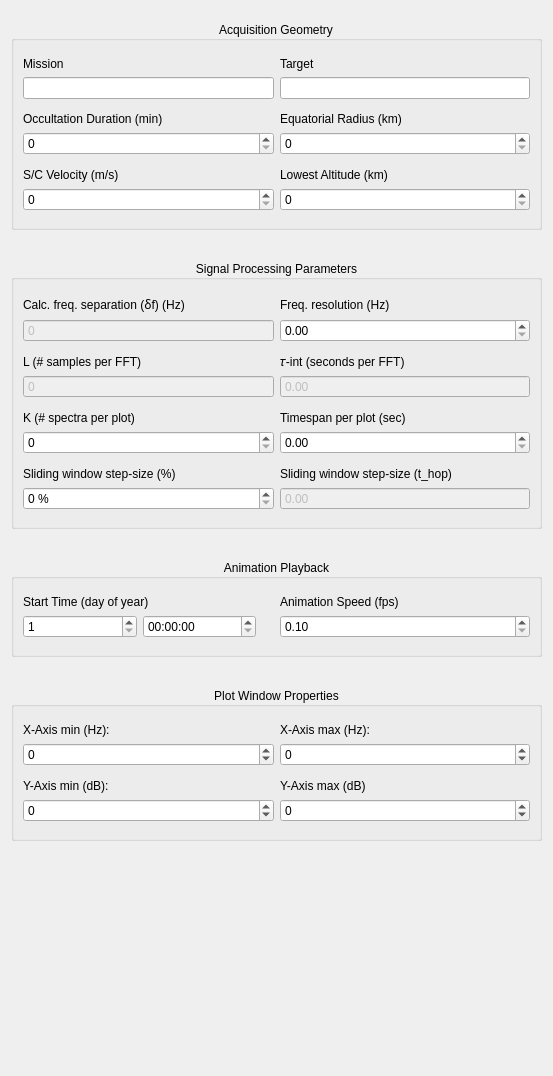
              <widget class="QWidget" name="scrollAreaWidgetContents">
               <property name="geometry">
                <rect>
                 <x>0</x>
                 <y>0</y>
                 <width>553</width>
                 <height>1076</height>
                </rect>
               </property>
               <layout class="QVBoxLayout" name="verticalLayout_3">
                <item>
                 <layout class="QVBoxLayout" name="verticalLayout">
                  <property name="spacing">
                   <number>30</number>
                  </property>
                  <property name="topMargin">
                   <number>10</number>
                  </property>
                  <property name="bottomMargin">
                   <number>22</number>
                  </property>
                  <item>
                   <widget class="QGroupBox" name="group_aq_geometry">
                    <property name="title">
                     <string>Acquisition Geometry</string>
                    </property>
                    <property name="alignment">
                     <set>Qt::AlignCenter</set>
                    </property>
                    <layout class="QGridLayout" name="gridLayout_3">
                     <property name="topMargin">
                      <number>16</number>
                     </property>
                     <property name="bottomMargin">
                      <number>16</number>
                     </property>
                     <item row="1" column="0">
                      <widget class="QLabel" name="lbl_mission">
                       <property name="text">
                        <string>Mission</string>
                       </property>
                      </widget>
                     </item>
                     <item row="9" column="1">
                      <widget class="QLabel" name="lbl_lowest_alt">
                       <property name="text">
                        <string>Lowest Altitude (km)</string>
                       </property>
                      </widget>
                     </item>
                     <item row="7" column="1">
                      <widget class="QDoubleSpinBox" name="spin_eq_radius">
                       <property name="decimals">
                        <number>0</number>
                       </property>
                       <property name="maximum">
                        <double>100000.000000000000000</double>
                       </property>
                      </widget>
                     </item>
                     <item row="7" column="0">
                      <widget class="QDoubleSpinBox" name="spin_occ_duration">
                       <property name="decimals">
                        <number>0</number>
                       </property>
                       <property name="maximum">
                        <double>1000.000000000000000</double>
                       </property>
                      </widget>
                     </item>
                     <item row="9" column="0">
                      <widget class="QLabel" name="lbl_sc_veolcity">
                       <property name="text">
                        <string>S/C Velocity (m/s)</string>
                       </property>
                      </widget>
                     </item>
                     <item row="10" column="1">
                      <widget class="QDoubleSpinBox" name="spin_lowest_alt">
                       <property name="decimals">
                        <number>0</number>
                       </property>
                       <property name="maximum">
                        <double>10000.000000000000000</double>
                       </property>
                      </widget>
                     </item>
                     <item row="6" column="1">
                      <widget class="QLabel" name="lbl_eq_radius">
                       <property name="text">
                        <string>Equatorial Radius (km)</string>
                       </property>
                      </widget>
                     </item>
                     <item row="8" column="0">
                      <spacer name="verticalSpacer_8">
                       <property name="orientation">
                        <enum>Qt::Vertical</enum>
                       </property>
                       <property name="sizeType">
                        <enum>QSizePolicy::Fixed</enum>
                       </property>
                       <property name="sizeHint" stdset="0">
                        <size>
                         <width>20</width>
                         <height>7</height>
                        </size>
                       </property>
                      </spacer>
                     </item>
                     <item row="10" column="0">
                      <widget class="QDoubleSpinBox" name="spin_sc_velocity">
                       <property name="decimals">
                        <number>0</number>
                       </property>
                       <property name="maximum">
                        <double>10000.000000000000000</double>
                       </property>
                      </widget>
                     </item>
                     <item row="5" column="0">
                      <spacer name="verticalSpacer_7">
                       <property name="orientation">
                        <enum>Qt::Vertical</enum>
                       </property>
                       <property name="sizeType">
                        <enum>QSizePolicy::Fixed</enum>
                       </property>
                       <property name="sizeHint" stdset="0">
                        <size>
                         <width>20</width>
                         <height>7</height>
                        </size>
                       </property>
                      </spacer>
                     </item>
                     <item row="6" column="0">
                      <widget class="QLabel" name="lbl_occ_duration">
                       <property name="text">
                        <string>Occultation Duration (min)</string>
                       </property>
                      </widget>
                     </item>
                     <item row="2" column="0">
                      <widget class="QLineEdit" name="line_edit_mission">
                       <property name="readOnly">
                        <bool>true</bool>
                       </property>
                      </widget>
                     </item>
                     <item row="1" column="1">
                      <widget class="QLabel" name="lbl_target">
                       <property name="text">
                        <string>Target</string>
                       </property>
                      </widget>
                     </item>
                     <item row="2" column="1">
                      <widget class="QLineEdit" name="line_edit_target">
                       <property name="readOnly">
                        <bool>true</bool>
                       </property>
                      </widget>
                     </item>
                    </layout>
                   </widget>
                  </item>
                  <item>
                   <widget class="QGroupBox" name="group_radio_analysis">
                    <property name="title">
                     <string>Signal Processing Parameters</string>
                    </property>
                    <property name="alignment">
                     <set>Qt::AlignCenter</set>
                    </property>
                    <layout class="QGridLayout" name="gridLayout_4">
                     <property name="topMargin">
                      <number>16</number>
                     </property>
                     <property name="bottomMargin">
                      <number>16</number>
                     </property>
                     <item row="4" column="0">
                      <widget class="QDoubleSpinBox" name="spin_l_win">
                       <property name="enabled">
                        <bool>false</bool>
                       </property>
                       <property name="buttonSymbols">
                        <enum>QAbstractSpinBox::NoButtons</enum>
                       </property>
                       <property name="decimals">
                        <number>0</number>
                       </property>
                       <property name="maximum">
                        <double>1000000.000000000000000</double>
                       </property>
                      </widget>
                     </item>
                     <item row="4" column="1">
                      <widget class="QDoubleSpinBox" name="spin_t_int">
                       <property name="enabled">
                        <bool>false</bool>
                       </property>
                       <property name="buttonSymbols">
                        <enum>QAbstractSpinBox::NoButtons</enum>
                       </property>
                       <property name="decimals">
                        <number>2</number>
                       </property>
                       <property name="maximum">
                        <double>1000.000000000000000</double>
                       </property>
                      </widget>
                     </item>
                     <item row="7" column="1">
                      <widget class="QDoubleSpinBox" name="spin_timespan">
                       <property name="maximum">
                        <double>1000.000000000000000</double>
                       </property>
                      </widget>
                     </item>
                     <item row="7" column="0">
                      <widget class="QDoubleSpinBox" name="spin_k_spec">
                       <property name="enabled">
                        <bool>true</bool>
                       </property>
                       <property name="decimals">
                        <number>0</number>
                       </property>
                       <property name="maximum">
                        <double>1000.000000000000000</double>
                       </property>
                      </widget>
                     </item>
                     <item row="0" column="1">
                      <widget class="QLabel" name="lbl_freq_res">
                       <property name="text">
                        <string>Freq. resolution (Hz)</string>
                       </property>
                      </widget>
                     </item>
                     <item row="6" column="0">
                      <widget class="QLabel" name="lbl_k_spec">
                       <property name="text">
                        <string>K (# spectra per plot)</string>
                       </property>
                      </widget>
                     </item>
                     <item row="1" column="0">
                      <widget class="QDoubleSpinBox" name="spin_freq_separation">
                       <property name="enabled">
                        <bool>false</bool>
                       </property>
                       <property name="buttonSymbols">
                        <enum>QAbstractSpinBox::NoButtons</enum>
                       </property>
                       <property name="decimals">
                        <number>0</number>
                       </property>
                       <property name="maximum">
                        <double>1000.000000000000000</double>
                       </property>
                      </widget>
                     </item>
                     <item row="9" column="1">
                      <widget class="QLabel" name="lbl_t_hop">
                       <property name="text">
                        <string>Sliding window step-size (t_hop)</string>
                       </property>
                      </widget>
                     </item>
                     <item row="10" column="1">
                      <widget class="QDoubleSpinBox" name="spin_t_hop">
                       <property name="enabled">
                        <bool>false</bool>
                       </property>
                       <property name="buttonSymbols">
                        <enum>QAbstractSpinBox::NoButtons</enum>
                       </property>
                       <property name="maximum">
                        <double>1000.000000000000000</double>
                       </property>
                      </widget>
                     </item>
                     <item row="3" column="0">
                      <widget class="QLabel" name="lbl_l_win">
                       <property name="text">
                        <string>L (# samples per FFT)</string>
                       </property>
                      </widget>
                     </item>
                     <item row="3" column="1">
                      <widget class="QLabel" name="lbl_t_int">
                       <property name="text">
                        <string>𝜏-int (seconds per FFT)</string>
                       </property>
                      </widget>
                     </item>
                     <item row="1" column="1">
                      <widget class="QDoubleSpinBox" name="spin_freq_res">
                       <property name="enabled">
                        <bool>true</bool>
                       </property>
                       <property name="decimals">
                        <number>2</number>
                       </property>
                       <property name="maximum">
                        <double>1000.000000000000000</double>
                       </property>
                       <property name="singleStep">
                        <double>0.010000000000000</double>
                       </property>
                      </widget>
                     </item>
                     <item row="0" column="0">
                      <widget class="QLabel" name="lbl_freq_separation">
                       <property name="text">
                        <string>Calc. freq. separation (ẟf) (Hz)</string>
                       </property>
                      </widget>
                     </item>
                     <item row="6" column="1">
                      <widget class="QLabel" name="lbl_timespan">
                       <property name="text">
                        <string>Timespan per plot (sec)</string>
                       </property>
                      </widget>
                     </item>
                     <item row="9" column="0">
                      <widget class="QLabel" name="lbl_moving_overlap">
                       <property name="text">
                        <string>Sliding window step-size (%)</string>
                       </property>
                      </widget>
                     </item>
                     <item row="10" column="0">
                      <widget class="QDoubleSpinBox" name="spin_moving_overlap">
                       <property name="enabled">
                        <bool>true</bool>
                       </property>
                       <property name="suffix">
                        <string> %</string>
                       </property>
                       <property name="decimals">
                        <number>0</number>
                       </property>
                      </widget>
                     </item>
                     <item row="2" column="0">
                      <spacer name="verticalSpacer_9">
                       <property name="orientation">
                        <enum>Qt::Vertical</enum>
                       </property>
                       <property name="sizeType">
                        <enum>QSizePolicy::Fixed</enum>
                       </property>
                       <property name="sizeHint" stdset="0">
                        <size>
                         <width>20</width>
                         <height>7</height>
                        </size>
                       </property>
                      </spacer>
                     </item>
                     <item row="5" column="0">
                      <spacer name="verticalSpacer_10">
                       <property name="orientation">
                        <enum>Qt::Vertical</enum>
                       </property>
                       <property name="sizeType">
                        <enum>QSizePolicy::Fixed</enum>
                       </property>
                       <property name="sizeHint" stdset="0">
                        <size>
                         <width>20</width>
                         <height>7</height>
                        </size>
                       </property>
                      </spacer>
                     </item>
                     <item row="8" column="0">
                      <spacer name="verticalSpacer_11">
                       <property name="orientation">
                        <enum>Qt::Vertical</enum>
                       </property>
                       <property name="sizeType">
                        <enum>QSizePolicy::Fixed</enum>
                       </property>
                       <property name="sizeHint" stdset="0">
                        <size>
                         <width>20</width>
                         <height>7</height>
                        </size>
                       </property>
                      </spacer>
                     </item>
                    </layout>
                   </widget>
                  </item>
                  <item>
                   <widget class="QGroupBox" name="group_ani_playback">
                    <property name="title">
                     <string>Animation Playback</string>
                    </property>
                    <property name="alignment">
                     <set>Qt::AlignCenter</set>
                    </property>
                    <layout class="QGridLayout" name="gridLayout_2">
                     <property name="topMargin">
                      <number>16</number>
                     </property>
                     <property name="bottomMargin">
                      <number>16</number>
                     </property>
                     <item row="1" column="1">
                      <widget class="QDoubleSpinBox" name="spin_ani_speed">
                       <property name="decimals">
                        <number>2</number>
                       </property>
                       <property name="minimum">
                        <double>0.100000000000000</double>
                       </property>
                       <property name="maximum">
                        <double>5.000000000000000</double>
                       </property>
                       <property name="singleStep">
                        <double>0.500000000000000</double>
                       </property>
                      </widget>
                     </item>
                     <item row="0" column="0">
                      <widget class="QLabel" name="lbl_start_sec">
                       <property name="text">
                        <string>Start Time (day of year)</string>
                       </property>
                      </widget>
                     </item>
                     <item row="0" column="1">
                      <widget class="QLabel" name="lbl_ani_speed">
                       <property name="text">
                        <string>Animation Speed (fps)</string>
                       </property>
                      </widget>
                     </item>
                     <item row="1" column="0">
                      <layout class="QHBoxLayout" name="horizontalLayout_5">
                       <property name="rightMargin">
                        <number>18</number>
                       </property>
                       <item>
                        <widget class="QSpinBox" name="spin_doy">
                         <property name="minimum">
                          <number>1</number>
                         </property>
                         <property name="maximum">
                          <number>365</number>
                         </property>
                        </widget>
                       </item>
                       <item>
                        <widget class="QDateTimeEdit" name="dateTimeEdit">
                         <property name="displayFormat">
                          <string>hh:mm:ss</string>
                         </property>
                        </widget>
                       </item>
                      </layout>
                     </item>
                    </layout>
                   </widget>
                  </item>
                  <item>
                   <widget class="QGroupBox" name="group_wind_props">
                    <property name="title">
                     <string>Plot Window Properties</string>
                    </property>
                    <property name="alignment">
                     <set>Qt::AlignCenter</set>
                    </property>
                    <layout class="QGridLayout" name="gridLayout_5">
                     <property name="topMargin">
                      <number>16</number>
                     </property>
                     <property name="bottomMargin">
                      <number>16</number>
                     </property>
                     <item row="0" column="1">
                      <widget class="QLabel" name="lbl_xmax">
                       <property name="text">
                        <string>X-Axis max (Hz):</string>
                       </property>
                      </widget>
                     </item>
                     <item row="4" column="1">
                      <widget class="QDoubleSpinBox" name="spin_ymax">
                       <property name="decimals">
                        <number>0</number>
                       </property>
                       <property name="minimum">
                        <double>-1000.000000000000000</double>
                       </property>
                       <property name="maximum">
                        <double>1000.000000000000000</double>
                       </property>
                      </widget>
                     </item>
                     <item row="3" column="1">
                      <widget class="QLabel" name="lbl_ymax">
                       <property name="text">
                        <string>Y-Axis max (dB)</string>
                       </property>
                      </widget>
                     </item>
                     <item row="4" column="0">
                      <widget class="QDoubleSpinBox" name="spin_ymin">
                       <property name="decimals">
                        <number>0</number>
                       </property>
                       <property name="minimum">
                        <double>-1000.000000000000000</double>
                       </property>
                       <property name="maximum">
                        <double>1000.000000000000000</double>
                       </property>
                      </widget>
                     </item>
                     <item row="0" column="0">
                      <widget class="QLabel" name="lbl_xmin">
                       <property name="text">
                        <string>X-Axis min (Hz):</string>
                       </property>
                      </widget>
                     </item>
                     <item row="1" column="1">
                      <widget class="QDoubleSpinBox" name="spin_xmax">
                       <property name="decimals">
                        <number>0</number>
                       </property>
                       <property name="minimum">
                        <double>-10000.000000000000000</double>
                       </property>
                       <property name="maximum">
                        <double>10000.000000000000000</double>
                       </property>
                      </widget>
                     </item>
                     <item row="3" column="0">
                      <widget class="QLabel" name="lbl_ymin">
                       <property name="text">
                        <string>Y-Axis min (dB):</string>
                       </property>
                      </widget>
                     </item>
                     <item row="1" column="0">
                      <widget class="QDoubleSpinBox" name="spin_xmin">
                       <property name="decimals">
                        <number>0</number>
                       </property>
                       <property name="minimum">
                        <double>-10000.000000000000000</double>
                       </property>
                       <property name="maximum">
                        <double>10000.000000000000000</double>
                       </property>
                      </widget>
                     </item>
                     <item row="2" column="0">
                      <spacer name="verticalSpacer_12">
                       <property name="orientation">
                        <enum>Qt::Vertical</enum>
                       </property>
                       <property name="sizeType">
                        <enum>QSizePolicy::Fixed</enum>
                       </property>
                       <property name="sizeHint" stdset="0">
                        <size>
                         <width>20</width>
                         <height>7</height>
                        </size>
                       </property>
                      </spacer>
                     </item>
                    </layout>
                   </widget>
                  </item>
                  <item>
                   <spacer name="verticalSpacer_4">
                    <property name="orientation">
                     <enum>Qt::Vertical</enum>
                    </property>
                    <property name="sizeHint" stdset="0">
                     <size>
                      <width>20</width>
                      <height>10</height>
                     </size>
                    </property>
                   </spacer>
                  </item>
                 </layout>
                </item>
               </layout>
              </widget>
